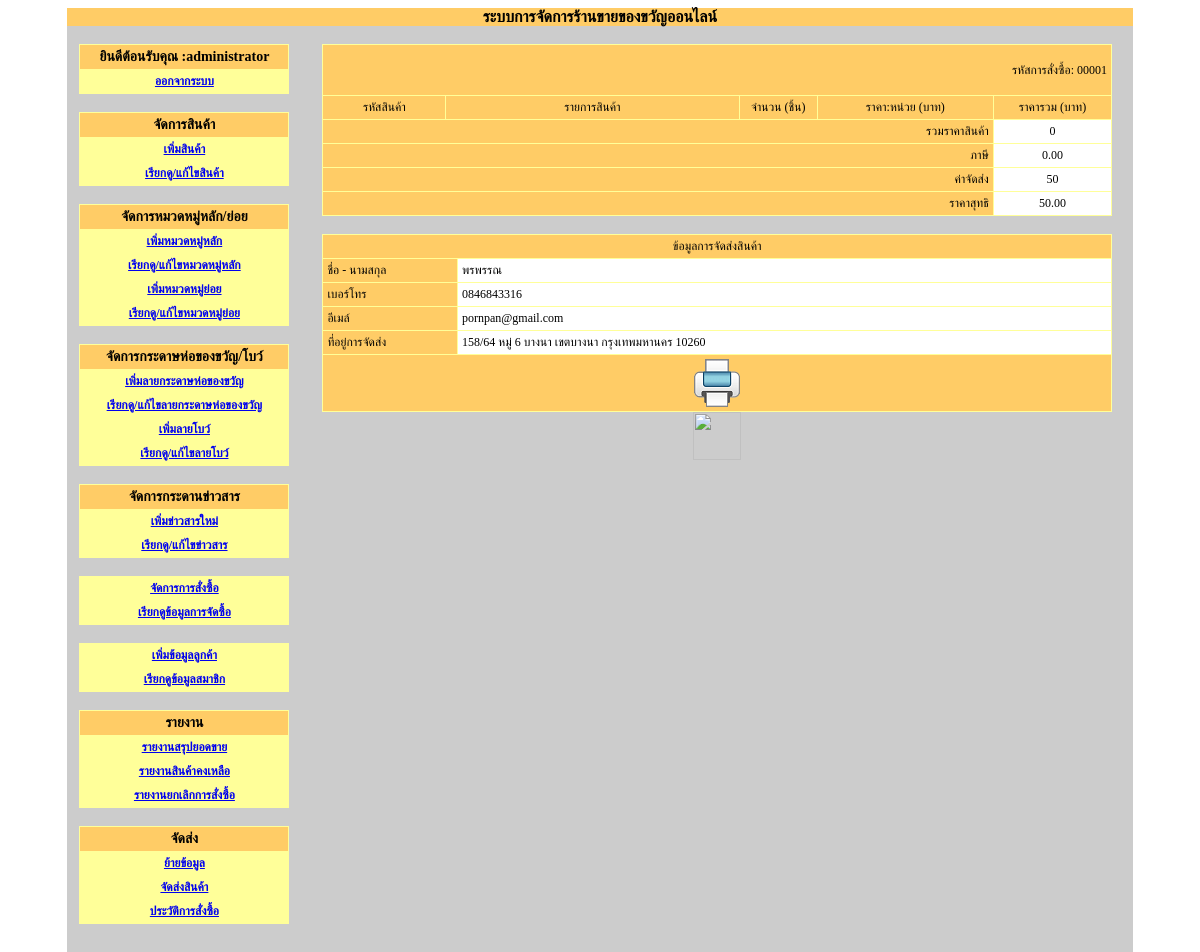
Screenshot of /giftshop2_V2_1/admin/main.php?module=order&mode=bill&order_id=00001 (signed in) with the database file from the repository.
### tables this page shows
CREATE TABLE `tbl_order` (
  `order_id` int(5) unsigned zerofill NOT NULL auto_increment COMMENT 'รหัสการสั่งสินค้า',
  `customer_id` int(5) unsigned zerofill NOT NULL COMMENT 'รหัสของลูกค้าที่สั่งสินค้า',
  `newname` varchar(50) NOT NULL,
  `address_send` text NOT NULL,
  `district_id` int(5) NOT NULL,
  `prefecture_id` int(5) NOT NULL,
  `province_id` int(2) NOT NULL,
  `postcode` int(5) NOT NULL,
  `telephone_send` varchar(10) NOT NULL,
  `mail_send` varchar(50) NOT NULL,
  `paper_id` int(2) unsigned zerofill NOT NULL,
  `ribbon_id` int(2) unsigned zerofill NOT NULL,
  `order_date` date NOT NULL COMMENT 'วันที่ลูกค้าสั่งซื้อสินค้า',
  `order_status` int(1) NOT NULL,
  `delivery_id` varchar(13) NOT NULL default '-',
  `order_tc` int(2) NOT NULL,
  PRIMARY KEY  (`order_id`)
);

CREATE TABLE `tbl_r_district` (
  `district_id` int(5) NOT NULL auto_increment COMMENT 'รหัส',
  `district_code` varchar(6) NOT NULL COMMENT 'รหัสอำเภอ',
  `district_name` varchar(150) NOT NULL COMMENT 'ตำบล',
  `prefecture_id` int(5) NOT NULL default '0' COMMENT 'อำเภอ',
  `province_id` int(5) NOT NULL default '0' COMMENT 'จังหวัด',
  PRIMARY KEY  (`district_id`),
  KEY `AMPHUR_ID` (`prefecture_id`),
  KEY `DISTRICT_NAME` (`district_name`)
);

CREATE TABLE `tbl_r_prefecture` (
  `prefecture_id` int(5) NOT NULL auto_increment COMMENT 'รหัส',
  `prefecture_code` varchar(4) NOT NULL COMMENT 'รหัสอำเภอ',
  `prefecture_name` varchar(150) NOT NULL COMMENT 'อำเภอ',
  `province_id` int(5) NOT NULL default '0' COMMENT 'รหัสจังหวัด',
  PRIMARY KEY  (`prefecture_id`)
);

CREATE TABLE `tbl_r_province` (
  `province_id` int(5) NOT NULL auto_increment,
  `province_code` varchar(2) NOT NULL,
  `province_name` varchar(150) NOT NULL COMMENT 'จังหวัด',
  PRIMARY KEY  (`province_id`)
);

CREATE TABLE `tbl_r_postcode` (
  `prefecture_id` int(10) unsigned NOT NULL,
  `postcode` int(11) unsigned NOT NULL COMMENT 'รหัสไปรษณีย์',
  PRIMARY KEY  (`prefecture_id`,`postcode`)
);

### giftshop2_V2_1/admin/order.php (the view, shortened to what this page needs)
<?
    switch($mode){
	case bill :
	  ?>
       <br />
       <table width="95%" border="0" align="center" cellpadding="0" cellspacing="0">
        <tr>
          <th width="639" scope="row">
      <table width="100%" border="0" align="center" cellpadding="4" cellspacing="1" bgcolor="#FFFF99">
        <tr>
        <td height="50" colspan="5" align="right" bgcolor="#FFCC66"><span class="sizemain1">รหัสการสั่งซื้อ:
          <?=$order_id?>
        </span></td>
        </tr>
      <tr>
        <td width="93" align="center" bgcolor="#FFCC66"><span class="sizemain1">รหัสสินค้า</span></td>
        <td width="234" align="center" bgcolor="#FFCC66"><span class="sizemain1">รายการสินค้า</span></td>
        <td width="56" align="center" bgcolor="#FFCC66"><span class="sizemain1">จำนวน (ชิ้น)</span></td>
        <td width="137" align="center" bgcolor="#FFCC66"><span class="sizemain1">ราคา:หน่วย (บาท)</span></td>
        <td width="89" align="center" bgcolor="#FFCC66"><span class="sizemain1">ราคารวม (บาท)</span></td>
        </tr>
      <tr>
        <td colspan="4" align="right" bgcolor="#FFCC66"><span class="sizemain1"><span class="fontsize1">รวมราคาสินค้า</span></span></td>
        <td align="center" bgcolor="#FFFFFF">          <span class="sizemain1">
          <?=number_format($sumtotal)?>
          </span></td>
        </tr>
      <tr>
        <td colspan="4" align="right" bgcolor="#FFCC66" class="sizemain1">ภาษี</td>
        <td align="center" bgcolor="#FFFFFF">
          <span class="sizemain1">
            <?
        $tax = $sumtotal*1.07;
        $tax2 = $tax-$sumtotal;
        echo number_format($tax2,2);
         ?>
          </span></td>
      </tr>
      <tr>
        <td colspan="4" align="right" bgcolor="#FFCC66"><span class="sizemain1">ค่าจัดส่ง</span></td>
        <td align="center" bgcolor="#FFFFFF" class="sizemain1"><?  if($sumtotal<300){  echo "50"; ?>
          <? }else{echo "-";}    ?></td>
      </tr>
        <td colspan="4" align="right" bgcolor="#FFCC66"><span class="sizemain1">ราคาสุทธิ</span></td>
        <td align="center" bgcolor="#FFFFFF">		  <span class="sizemain1">
          <?
		 if($sumtotal>=300){
				echo number_format($tax,2);
			  }else{
				echo number_format($tax+50,2);
			  }
		?>
          </span></td>
      </tr>
      </table>
		<?
    $sqla="select * from tbl_order as a, tbl_r_prefecture as b, tbl_r_province as c, tbl_r_district as d, tbl_r_postcode as e where a.order_id=$order_id and a.prefecture_id=b.prefecture_id and a.province_id=c.province_id and a.district_id=d.district_id	and a.postcode=e.prefecture_id";
	$qrya=mysql_query($sqla);
	$dba=mysql_fetch_array($qrya);
	$add=$dba['address_send'];
	$tel=$dba['telephone_send'];
	$mail=$dba['mail_send'];
	$names=$dba['newname'];
	$prefecture=$dba['prefecture_name'];
	$district=$dba['district_name'];
	$province=$dba['province_name'];
	$postcode=$dba['postcode'];
	?>
<br />
          <table width="100%" border="0" align="center" cellpadding="4" cellspacing="1" bgcolor="#FFFF99">
        <tr>
          <td colspan="2" align="center" bgcolor="#FFCC66"><span class="sizemain1">ข้อมูลการจัดส่งสินค้า</span></td>
        </tr>
        <tr>
          <td width="191" align="left" bgcolor="#FFCC66"><span class="sizemain1">ชื่อ - นามสกุล</span></td>
          <td width="1047" bgcolor="#FFFFFF">            <span class="sizemain1">
            <?=$names?>
          </span></td>
        </tr>
        <tr>
          <td align="left" bgcolor="#FFCC66"><span class="sizemain1">เบอร์โทร</span></td>
          <td bgcolor="#FFFFFF">            <span class="sizemain1">
            <?=$tel?>
          </span></td>
        </tr>
        <tr>
          <td align="left" bgcolor="#FFCC66"><span class="sizemain1">อีเมล์</span></td>
          <td bgcolor="#FFFFFF">            <span class="sizemain1">
            <?=$mail?>
          </span></td>
        </tr>
        <tr>
          <td align="left" bgcolor="#FFCC66"><span class="sizemain1">ที่อยู่การจัดส่ง</span></td>
          <td bgcolor="#FFFFFF">            <span class="sizemain1">
            <?=$add?>
            <?=$district?>
            <?=$prefecture?>
            <?=$province?>
            <?=$postcode?>
          </span></td>
        </tr>
        <tr>
          <td colspan="5" align="center" bgcolor="#FFCC66"><span class="sizemain1"><a href="print_bill.php?order_id=<?=$order_id?>" target="_blank"><img src="../images/print-icon.png" width="48" height="48" /></a></span></td>
        </tr>
</table>
        </tr>
      </table>
<table width="200" border="0" align="center" cellpadding="0" cellspacing="0">
  <tr>
    <th scope="row"><a href="main.php?module=order" class="button cyan"><img src="../images/back-icon.png" width="48" height="48" /></a></th>
  </tr>
</table>
		<?
		break;
		?>
    <?
	}
	?>

### giftshop2_V2_1/admin/order.php (style rules this page uses)
.sizemain1 { font-size: 12px; }
.fontsize1 { font-size: 12px; }

### rows the page displays
tbl_order: newname "พรพรรณ", telephone_send "0846843316", mail_send "pornpan@gmail.com", address_send "158/64 หมู่ 6", district.district_name "บางนา", prefecture.prefecture_name "เขตบางนา", province.province_name "กรุงเทพมหานคร", tbl_r_postcode.postcode "10260"

### other values shown
$_SESSION['adminname'] "administrator"
$order_id "00001"
$sumtotal "0"
$tax2 "0.00"
$tax+50 "50.00"
